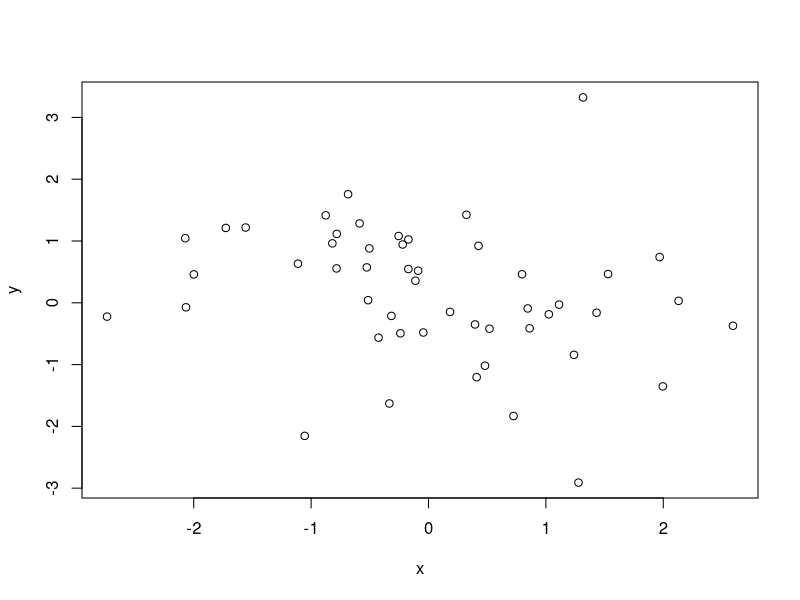

This figure's R source:
# First sample form Apendix A from book
#Create random vector
x <- rnorm(50);
#Randmo vector based on previous
y <- rnorm(x);
#Plot of variables
plot(x, y);
